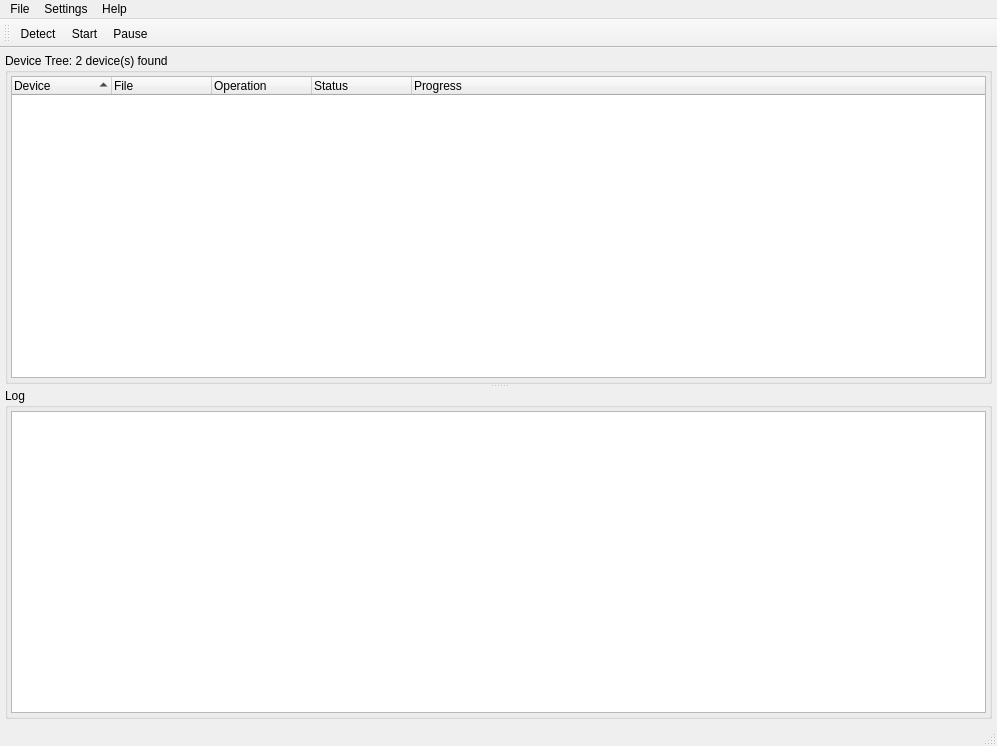
<?xml version="1.0" encoding="UTF-8"?>
<ui version="4.0">
 <class>ProgrammerMain</class>
 <widget class="QMainWindow" name="ProgrammerMain">
  <property name="geometry">
   <rect>
    <x>0</x>
    <y>0</y>
    <width>997</width>
    <height>746</height>
   </rect>
  </property>
  <property name="windowTitle">
   <string>ProgrammerMain</string>
  </property>
  <widget class="QWidget" name="centralwidget">
   <layout class="QGridLayout" name="gridLayout">
    <property name="leftMargin">
     <number>5</number>
    </property>
    <property name="topMargin">
     <number>5</number>
    </property>
    <property name="rightMargin">
     <number>5</number>
    </property>
    <property name="bottomMargin">
     <number>5</number>
    </property>
    <property name="spacing">
     <number>5</number>
    </property>
    <item row="0" column="0">
     <widget class="QSplitter" name="splitter">
      <property name="sizePolicy">
       <sizepolicy hsizetype="Expanding" vsizetype="Expanding">
        <horstretch>0</horstretch>
        <verstretch>0</verstretch>
       </sizepolicy>
      </property>
      <property name="orientation">
       <enum>Qt::Vertical</enum>
      </property>
      <widget class="QGroupBox" name="groupBox_2">
       <property name="title">
        <string>Device Tree: 2 device(s) found</string>
       </property>
       <layout class="QGridLayout" name="gridLayout_3">
        <property name="leftMargin">
         <number>3</number>
        </property>
        <property name="topMargin">
         <number>3</number>
        </property>
        <property name="rightMargin">
         <number>3</number>
        </property>
        <property name="bottomMargin">
         <number>3</number>
        </property>
        <property name="spacing">
         <number>3</number>
        </property>
        <item row="0" column="0">
         <widget class="QTreeWidget" name="treeWidget">
          <attribute name="headerHighlightSections">
           <bool>true</bool>
          </attribute>
          <attribute name="headerShowSortIndicator" stdset="0">
           <bool>true</bool>
          </attribute>
          <column>
           <property name="text">
            <string>Device</string>
           </property>
          </column>
          <column>
           <property name="text">
            <string>File</string>
           </property>
          </column>
          <column>
           <property name="text">
            <string>Operation</string>
           </property>
          </column>
          <column>
           <property name="text">
            <string>Status</string>
           </property>
          </column>
          <column>
           <property name="text">
            <string>Progress</string>
           </property>
          </column>
         </widget>
        </item>
       </layout>
      </widget>
      <widget class="QGroupBox" name="groupBox">
       <property name="sizePolicy">
        <sizepolicy hsizetype="Preferred" vsizetype="Maximum">
         <horstretch>0</horstretch>
         <verstretch>0</verstretch>
        </sizepolicy>
       </property>
       <property name="title">
        <string>Log</string>
       </property>
       <layout class="QGridLayout" name="gridLayout_2">
        <property name="leftMargin">
         <number>3</number>
        </property>
        <property name="topMargin">
         <number>3</number>
        </property>
        <property name="rightMargin">
         <number>3</number>
        </property>
        <property name="bottomMargin">
         <number>3</number>
        </property>
        <property name="spacing">
         <number>3</number>
        </property>
        <item row="0" column="0">
         <widget class="QPlainTextEdit" name="plainTextEdit">
          <property name="sizePolicy">
           <sizepolicy hsizetype="Preferred" vsizetype="Preferred">
            <horstretch>0</horstretch>
            <verstretch>0</verstretch>
           </sizepolicy>
          </property>
          <property name="font">
           <font>
            <family>Courier New</family>
           </font>
          </property>
          <property name="readOnly">
           <bool>true</bool>
          </property>
          <property name="plainText">
           <string/>
          </property>
         </widget>
        </item>
       </layout>
      </widget>
     </widget>
    </item>
   </layout>
  </widget>
  <widget class="QMenuBar" name="menubar">
   <property name="geometry">
    <rect>
     <x>0</x>
     <y>0</y>
     <width>997</width>
     <height>22</height>
    </rect>
   </property>
   <widget class="QMenu" name="menuFile">
    <property name="title">
     <string>File</string>
    </property>
    <addaction name="actionExit"/>
   </widget>
   <widget class="QMenu" name="menuHelp">
    <property name="title">
     <string>Help</string>
    </property>
    <addaction name="separator"/>
    <addaction name="actionUser_Guide"/>
    <addaction name="separator"/>
    <addaction name="actionAbout_Rapid_Programmer"/>
   </widget>
   <widget class="QMenu" name="menuOptions">
    <property name="title">
     <string>Settings</string>
    </property>
    <addaction name="actionHarware_settings"/>
    <addaction name="actionDevice"/>
    <addaction name="actionJTAG_Settings"/>
    <addaction name="actionOptions"/>
   </widget>
   <addaction name="menuFile"/>
   <addaction name="menuOptions"/>
   <addaction name="menuHelp"/>
  </widget>
  <widget class="QStatusBar" name="statusbar"/>
  <widget class="QToolBar" name="toolBar">
   <property name="windowTitle">
    <string>toolBar</string>
   </property>
   <property name="toolButtonStyle">
    <enum>Qt::ToolButtonTextBesideIcon</enum>
   </property>
   <attribute name="toolBarArea">
    <enum>TopToolBarArea</enum>
   </attribute>
   <attribute name="toolBarBreak">
    <bool>false</bool>
   </attribute>
   <addaction name="actionDetect"/>
   <addaction name="actionStart"/>
   <addaction name="actionStop"/>
  </widget>
  <action name="actionDetect">
   <property name="icon">
    <iconset resource="res.qrc">
     <normaloff>:/images/detect.png</normaloff>:/images/detect.png</iconset>
   </property>
   <property name="text">
    <string>Detect</string>
   </property>
   <property name="iconText">
    <string>Detect</string>
   </property>
   <property name="toolTip">
    <string>Auto. Detect Device(s)...</string>
   </property>
  </action>
  <action name="actionExit">
   <property name="text">
    <string>Exit</string>
   </property>
  </action>
  <action name="actionAbout_Rapid_Programmer">
   <property name="text">
    <string>About Rapid Programmer</string>
   </property>
  </action>
  <action name="actionStart">
   <property name="icon">
    <iconset resource="res.qrc">
     <normaloff>:/images/start.png</normaloff>:/images/start.png</iconset>
   </property>
   <property name="text">
    <string>Start</string>
   </property>
   <property name="toolTip">
    <string>Start programming</string>
   </property>
  </action>
  <action name="actionAdd_File">
   <property name="icon">
    <iconset>
     <normaloff>:/images/icons/microprocessor.png</normaloff>:/images/icons/microprocessor.png</iconset>
   </property>
   <property name="text">
    <string>Add Bitstream File ...</string>
   </property>
  </action>
  <action name="actionProgram">
   <property name="checkable">
    <bool>true</bool>
   </property>
   <property name="text">
    <string>Program</string>
   </property>
  </action>
  <action name="actionConfigure">
   <property name="checkable">
    <bool>true</bool>
   </property>
   <property name="text">
    <string>Configure</string>
   </property>
  </action>
  <action name="actionErase">
   <property name="checkable">
    <bool>true</bool>
   </property>
   <property name="text">
    <string>Erase</string>
   </property>
  </action>
  <action name="actionVerify">
   <property name="checkable">
    <bool>true</bool>
   </property>
   <property name="text">
    <string>Verify</string>
   </property>
  </action>
  <action name="actionBlankcheck">
   <property name="checkable">
    <bool>true</bool>
   </property>
   <property name="text">
    <string>Blankcheck</string>
   </property>
  </action>
  <action name="actionReset">
   <property name="text">
    <string>Reset</string>
   </property>
  </action>
  <action name="actionUser_Guide">
   <property name="text">
    <string>User Guide</string>
   </property>
  </action>
  <action name="actionStop">
   <property name="icon">
    <iconset resource="res.qrc">
     <normaloff>:/images/pause.png</normaloff>:/images/pause.png</iconset>
   </property>
   <property name="text">
    <string>Pause</string>
   </property>
   <property name="toolTip">
    <string>Stop programming</string>
   </property>
  </action>
  <action name="actionHarware_settings">
   <property name="text">
    <string>Hardware Settings</string>
   </property>
  </action>
  <action name="actionDevice">
   <property name="text">
    <string>Device</string>
   </property>
  </action>
  <action name="actionJTAG_Settings">
   <property name="text">
    <string>JTAG Settings</string>
   </property>
  </action>
  <action name="actionOptions">
   <property name="text">
    <string>Options</string>
   </property>
  </action>
 </widget>
 <resources>
  <include location="res.qrc"/>
 </resources>
 <connections/>
</ui>
